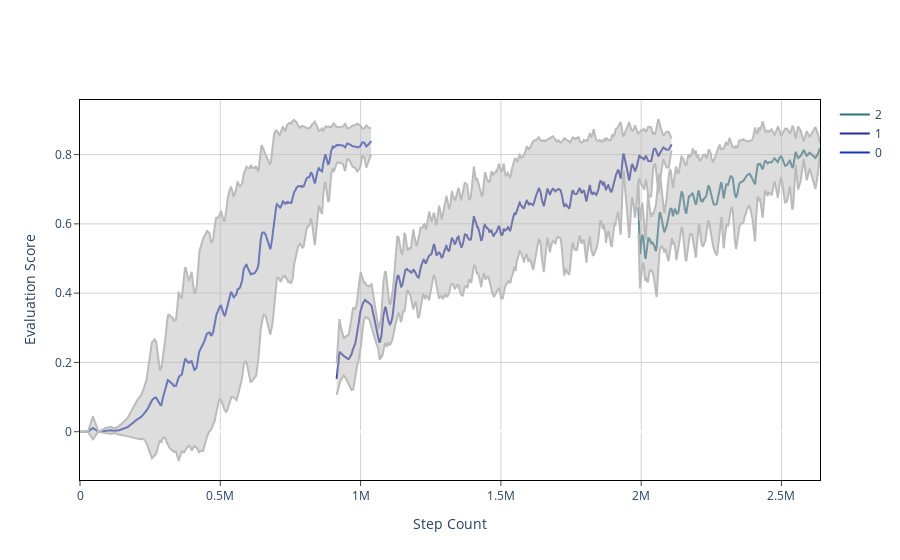

Notebook code cell kept with this figure:
### Markdown cell above
### Plot agent evaluation vs steps time domain

### Code cell
visualizations.plot_trajectories(stats_all_1_0,
                                 show=True, save_path='outputs/eps=1.0/trajectories.png', show_std=True)

### Figure 1 — Plotly figure (JSON) as saved in the notebook; plotly's stock layout.template omitted (floating-point values rounded to 4 significant figures; data arrays with more than 128 entries replaced by an {"elided": "..."} marker saying what was removed)
{"data": [{"line": {"color": "#1a35b4"}, "mode": "lines", "name": "0", "type": "scatter", "x": {"elided": "370 int values"}, "y": {"elided": "370 float values"}}, {"line": {"color": "#bbbbbb"}, "mode": "lines", "showlegend": false, "type": "scatter", "x": {"elided": "370 int values"}, "y": {"elided": "370 float values"}}, {"fill": "tonexty", "line": {"color": "#bbbbbb"}, "mode": "lines", "showlegend": false, "type": "scatter", "x": {"elided": "370 int values"}, "y": {"elided": "370 float values"}}, {"line": {"color": "#262c9b"}, "mode": "lines", "name": "1", "type": "scatter", "x": {"elided": "643 int values"}, "y": {"elided": "643 float values"}}, {"line": {"color": "#bbbbbb"}, "mode": "lines", "showlegend": false, "type": "scatter", "x": {"elided": "643 int values"}, "y": {"elided": "643 float values"}}, {"fill": "tonexty", "line": {"color": "#bbbbbb"}, "mode": "lines", "showlegend": false, "type": "scatter", "x": {"elided": "643 int values"}, "y": {"elided": "643 float values"}}, {"line": {"color": "#2c7281"}, "mode": "lines", "name": "2", "type": "scatter", "x": {"elided": "351 float values"}, "y": {"elided": "351 float values"}}, {"line": {"color": "#bbbbbb"}, "mode": "lines", "showlegend": false, "type": "scatter", "x": {"elided": "351 float values"}, "y": {"elided": "351 float values"}}, {"fill": "tonexty", "line": {"color": "#bbbbbb"}, "mode": "lines", "showlegend": false, "type": "scatter", "x": {"elided": "351 float values"}, "y": {"elided": "351 float values"}}], "layout": {"plot_bgcolor": "white", "xaxis": {"gridcolor": "lightgrey", "linecolor": "black", "mirror": true, "showline": true, "ticks": "outside", "title": {"text": "Step Count"}}, "yaxis": {"gridcolor": "lightgrey", "linecolor": "black", "mirror": true, "showline": true, "ticks": "outside", "title": {"text": "Evaluation Score"}}}}
